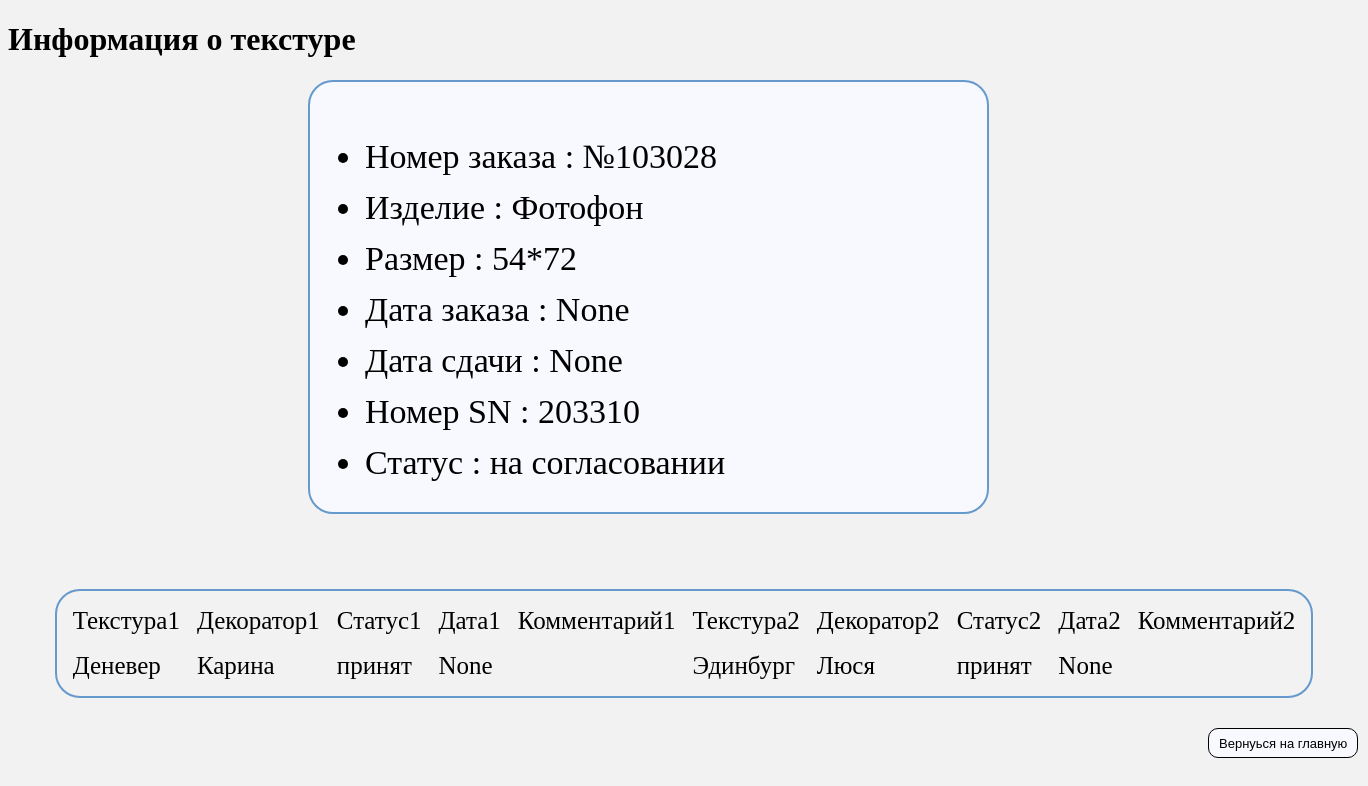
The page /textures/2/ on the database its author committed.
### stas/apps/textures/models.py (models this page shows, shortened)
class Texture(models.Model):
    oder_number = models.CharField("Номер заказа", max_length = 50)
    material = models.CharField("Изделие", max_length = 50)
    size = models.CharField("Размер", max_length = 50)
    oder_date = models.DateTimeField("Дата заказа")
    delivery_date = models.DateTimeField("Дата сдачи")
    sn_number = models.CharField("SN", max_length = 50)
    status = models.CharField("Статус", max_length = 50)
    texture1 = models.CharField("Текстура1", max_length = 50)
    decorator1 = models.CharField("Декоратор1", max_length = 50)
    status1 = models.CharField("Статус1", max_length = 50)
    date1 = models.DateTimeField("Дата1")
    comment1 = models.CharField("Комментарий1", max_length = 200)
    texture2 = models.CharField("Текстура2", max_length = 50)
    decorator2 = models.CharField("Декоратор2", max_length = 50)
    status2 = models.CharField("Статус2", max_length = 50)
    date2 = models.DateTimeField("Дата2")
    comment2 = models.CharField("Комментарий2", max_length = 200)

### stas/apps/textures/views.py (the view)
# urls.py: path('<int:texture_id>/', views.detail, name='detail'),
def detail(request, texture_id):
    try:
        a = Texture.objects.get(id = texture_id)
    except:
        raise Http404("Not found")
    return render(request, 'textures/detail.html', {'texture': a})

### stas/templates/textures/detail.html (shortened to what this page needs)
{% extends 'base.html' %}
{% load static %}
{% block content %}
<link rel="stylesheet" href="{% static 'css/style.css' %}">
<h1>Информация о текстуре</h1>
<body>
    <div class="inner">
        <ul>
            <li>Номер заказа : {{texture.oder_number}} </li>
            <li>Изделие : {{texture.material}} </li>
            <li>Размер : {{texture.size}} </li>
            <li>Дата заказа : {{texture.oder_date}} </li>
            <li>Дата сдачи : {{texture.delivery_date}} </li>
            <li>Номер SN : {{texture.sn_number}} </li>
            <li>Статус : {{texture.status}} </li>
        </ul>
    </div>
    <table class="outer">
        <tr>
            <td>Текстура1</td>
            <td>Декоратор1</td>
            <td>Статус1</td>
            <td>Дата1</td>
            <td>Комментарий1</td>
            <td>Текстура2</td>
            <td>Декоратор2</td>
            <td>Статус2</td>
            <td>Дата2</td>
            <td>Комментарий2</td>
        </tr>
        <tr>
            <td>{{texture.texture1}}</td>
            <td>{{texture.decorator1}}</td>
            <td>{{texture.status1}}</td>
            <td>{{texture.date1}}</td>
            <td>{{texture.comment1}}</td>
            <td>{{texture.texture2}}</td>
            <td>{{texture.decorator2}}</td>
            <td>{{texture.status2}}</td>
            <td>{{texture.date2}}</td>
            <td>{{texture.comment2}}</td>
        </tr>
    </table>
    <input type="button" class="texture-batton" value="Вернуься на главную" onClick='location.href="{% url 'textures:index' %}"'>
</body>
{% endblock %}

### stas/static/css/style.css (style rules this page uses)
body { background-color:#f2f2f2; }
.inner { background-color: ghostwhite; color: black; font-size: 34px; text-align: justify; line-height: 1.5; width: 49%; height: 400px; margin: 300px; padding-top: 15px; padding-left: 15px; padding-bottom: 15px; margin-bottom: 75px; margin-top: 15px; border: 2px solid #69c; border-radius: 25px; }
.outer { font-size: 25px; border-spacing: 15px; border-collapse:separate; border: 2px solid #69c; border-radius: 25px; margin: auto; }
.texture-batton { margin-left: 1200px; margin-top: 30px; font-size: 13px; padding: 0.5% 10px; background-color: ghostwhite; border: 1px solid black; border-radius: 10px; }

### rows shown on the page
Texture: oder_number "№103028", material "Фотофон", size "54*72", oder_date "None", delivery_date "None", sn_number "203310", status "на согласовании", texture1 "Деневер", decorator1 "Карина", status1 "принят", date1 "None", texture2 "Эдинбург", decorator2 "Люся", status2 "принят", date2 "None"
